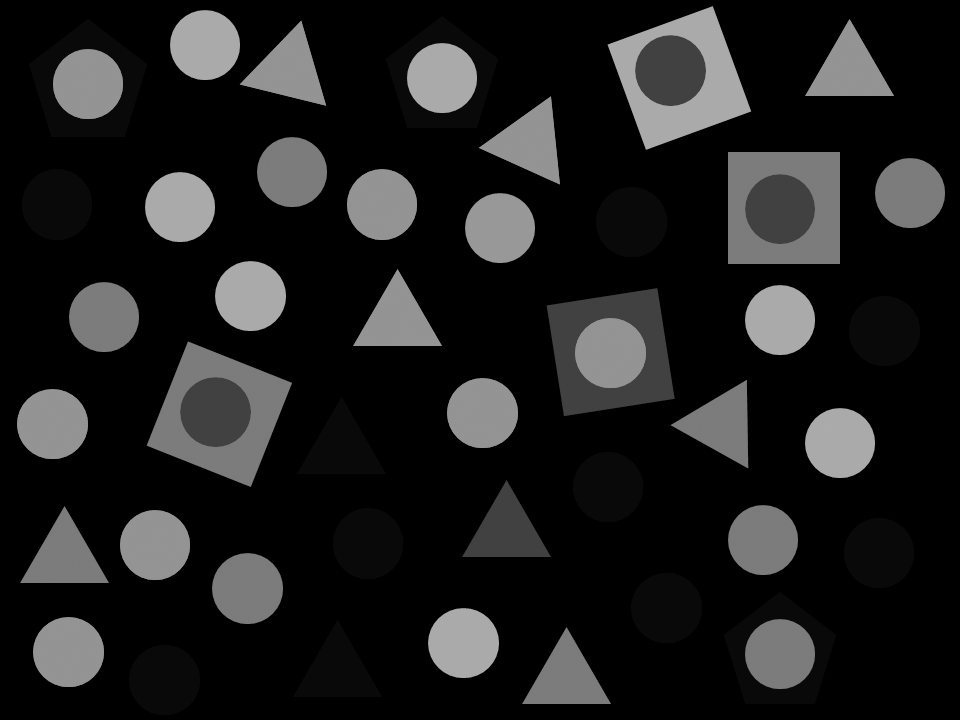
#> input picture Year 02 - 02/Computer Vision/Mid/01_26_2024_MidTerm/Source/gray.bmp, 960 x 720 px
$ python test.py
#> lines starting #> are read from the running program, lines starting #| are printed output that depends on the picture; after the words box and inside, x2 and y2 are one past the last pixel; in counts of white or black regions, pixels touching at a corner belong together
import cv2
import numpy as np

img = cv2.imread('Source/gray.bmp')
#> img is the input picture: shape (720, 960, 3); min 0, max 171, mean 30.4

ret, green = cv2.threshold(img, 150, 255, cv2.THRESH_BINARY)
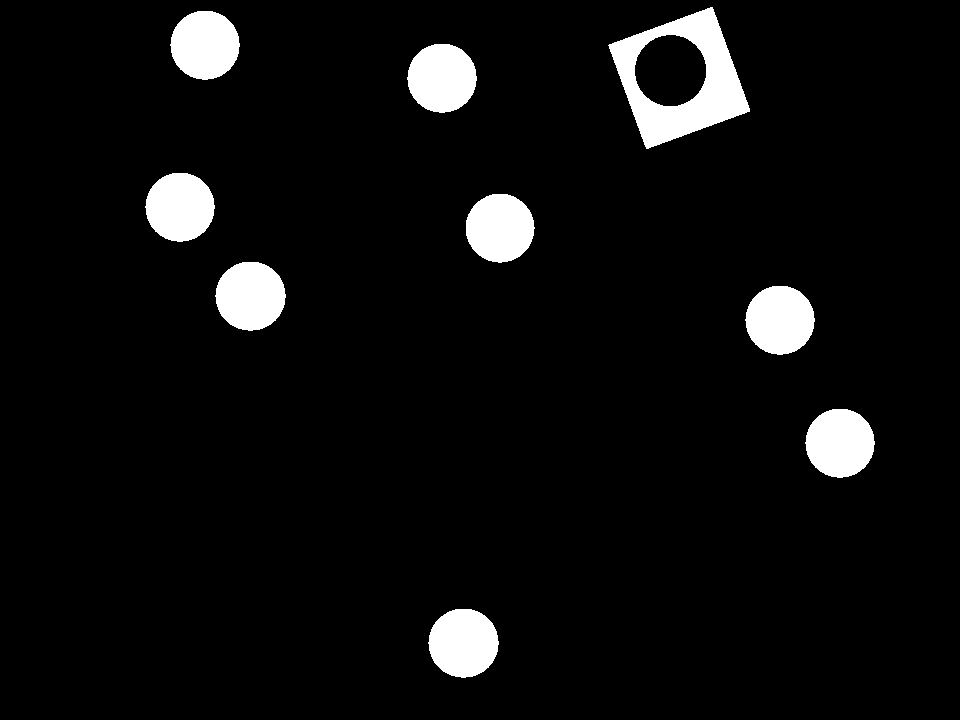
#> green: shape (720, 960, 3); 5.6% white; 9 white regions, largest, box (x1, y1, x2, y2) and area: (608, 7, 750, 149) 8425, (215, 262, 286, 331) 3801, (428, 609, 499, 678) 3801
# plt.imshow(green, cmap= 'gray')

ret, red = cv2.threshold(img, 140, 255, cv2.THRESH_TOZERO)
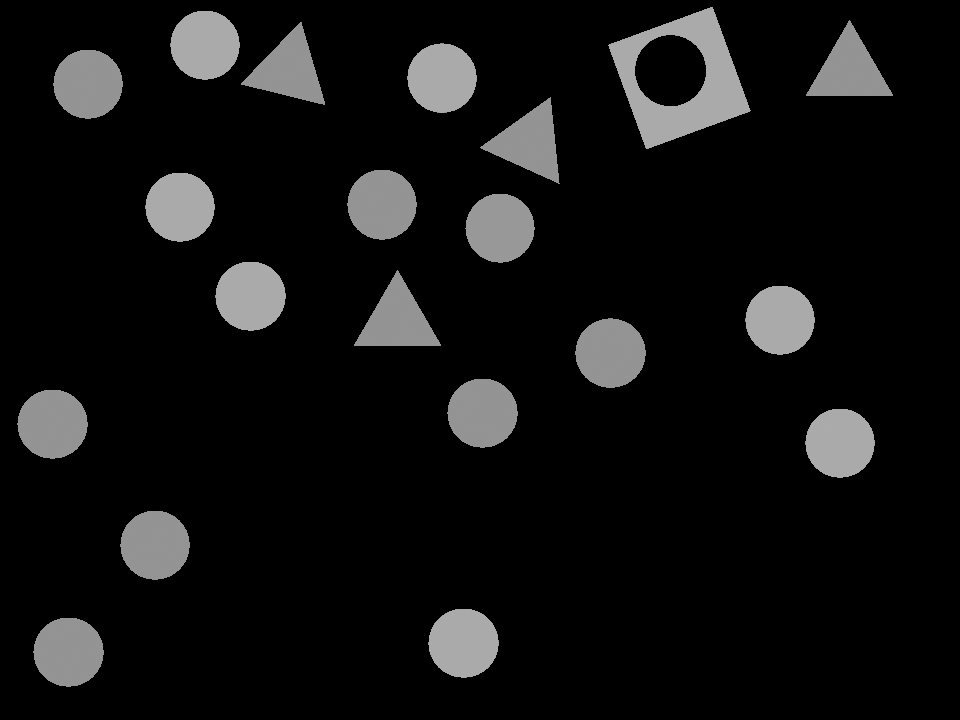
#> red: shape (720, 960, 3); min 0, max 171, mean 18
red = red - green
# plt.imshow(red, cmap= 'gray')

# Recolor image
red_gray = cv2.cvtColor(red, cv2.COLOR_BGR2GRAY)
green_gray = cv2.cvtColor(green, cv2.COLOR_BGR2GRAY)

# red
r = np.uint8(red_gray * 0)
#> r: shape (720, 960); every value is 0
g = np.uint8(red_gray * 0)
b = np.uint8(red_gray * 1)
red_rgb = cv2.merge([r, g, b])
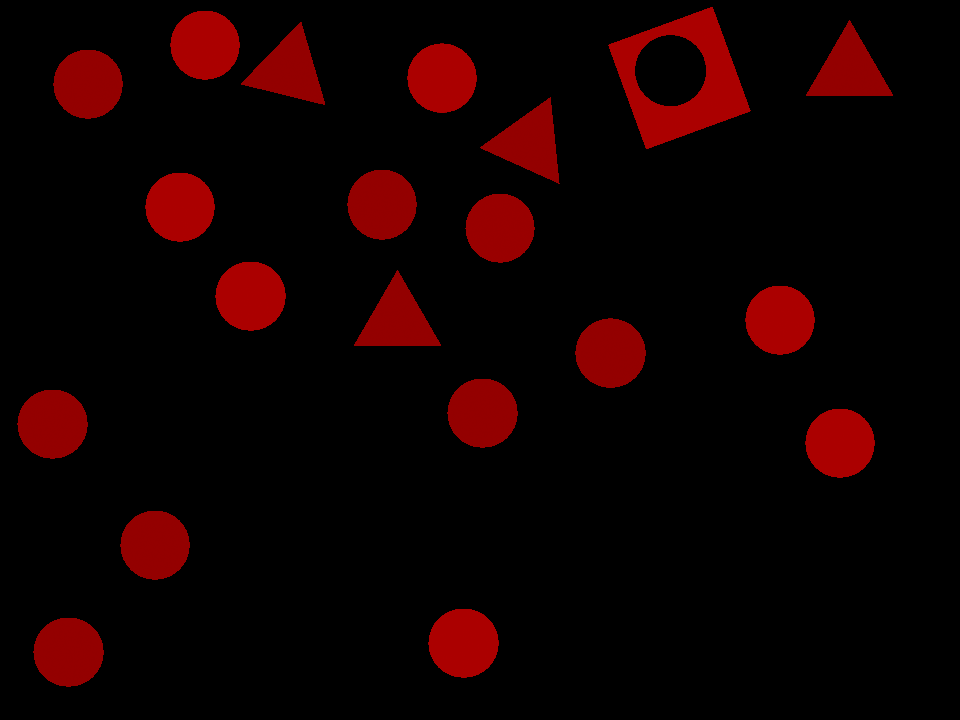
#> red_rgb: shape (720, 960, 3); mean of channels 0, 1, 2 0, 0, 18; drawn as B, G, R

# green
r = np.uint8(green_gray * 0)
g = np.uint8(green_gray * 1)
b = np.uint8(green_gray * 0)
green_rgb = cv2.merge([r, g, b])
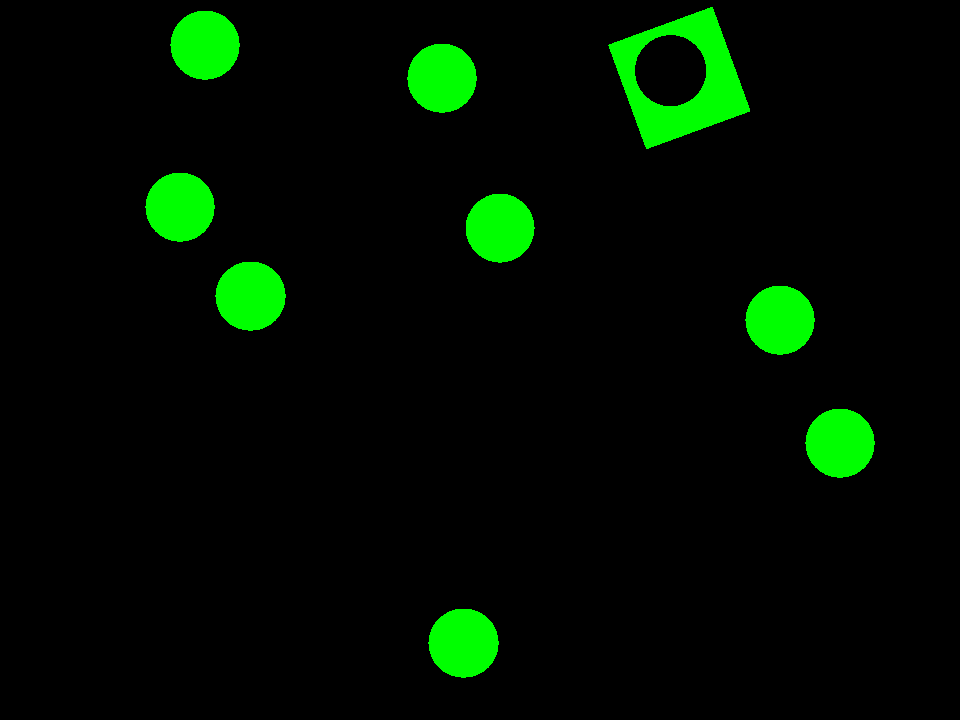
#> green_rgb: shape (720, 960, 3); mean of channels 0, 1, 2 0, 14.2, 0; drawn as B, G, R

result = red_rgb + green_rgb
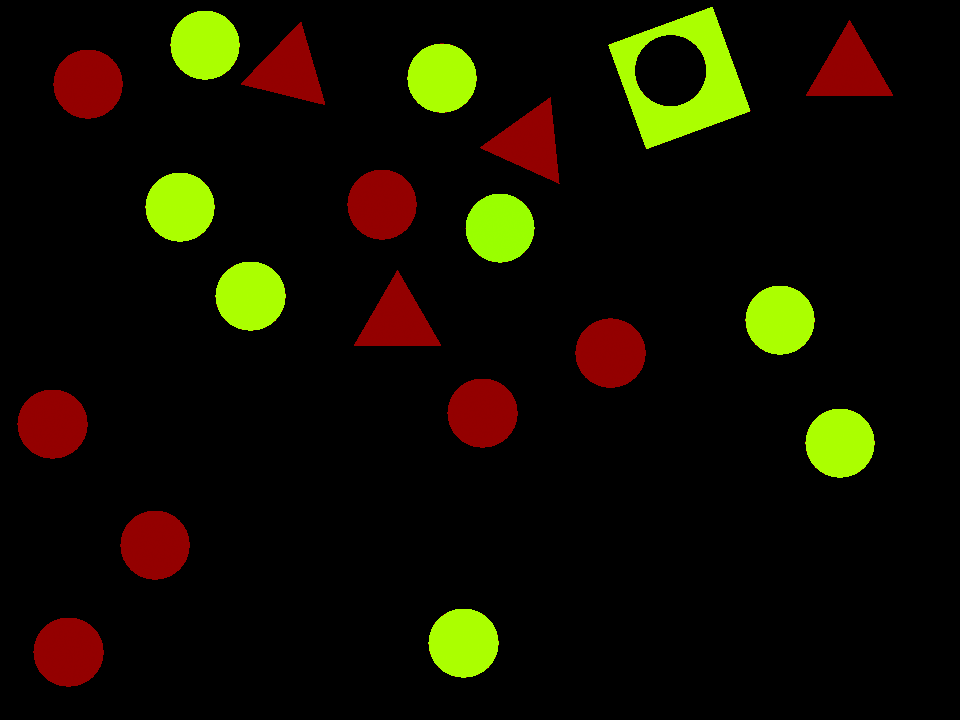
#> result: shape (720, 960, 3); mean of channels 0, 1, 2 0, 14.2, 18; drawn as B, G, R
# result_rgb = cv2.cvtColor(result, cv2.COLOR_RGB2BGR)

print(green_gray[50][200])
#| 255
cv2.imshow('name', result)
cv2.waitKey(0)
